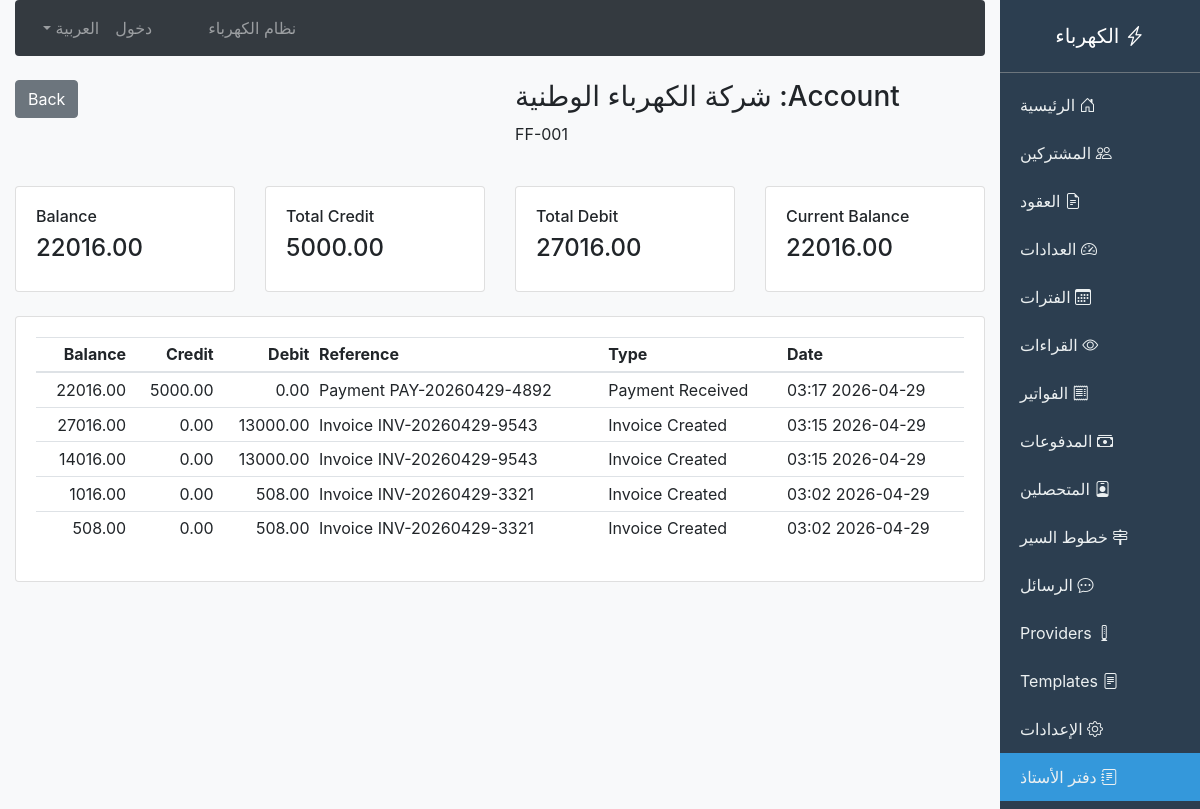
Page /billing/ledger/13/ on the committed database.
### billing/models.py (models this page shows, shortened)
class Customer(models.Model):
    customer_number = models.CharField(max_length=50, unique=True, blank=True, default='')
    full_name_ar = models.CharField(max_length=150)
    full_name_en = models.CharField(max_length=150, blank=True, default='')
    national_id = models.CharField(max_length=50, blank=True, default='')
    mobile_phone = models.CharField(max_length=20, blank=True, default='')
    phone2 = models.CharField(max_length=20, blank=True, default='')
    email = models.EmailField(blank=True, default='')
    address = models.TextField(blank=True, default='')
    city = models.CharField(max_length=50, blank=True, default='')
    is_active = models.BooleanField(default=True)
    registration_date = models.DateField(auto_now_add=True)
    current_balance = models.DecimalField(max_digits=12, decimal_places=2, default=0)
    credit_limit = models.DecimalField(max_digits=12, decimal_places=2, default=0)
    notes = models.TextField(blank=True, default='')
    created_at = models.DateTimeField(auto_now_add=True)

class BalanceLedger(models.Model):
    class TransactionType(models.TextChoices):
        INVOICE_CREATED = 'invoice_created', 'Invoice Created'
        PAYMENT_RECEIVED = 'payment_received', 'Payment Received'
        ADJUSTMENT = 'adjustment', 'Adjustment'
        REFUND = 'refund', 'Refund'
        PENALTY = 'penalty', 'Penalty'
        WRITE_OFF = 'write_off', 'Write Off'
    customer = models.ForeignKey(Customer, on_delete=models.CASCADE, related_name='ledger_entries')
    transaction_type = models.CharField(max_length=20, choices=TransactionType.choices)
    reference_id = models.IntegerField(null=True, blank=True)
    debit = models.DecimalField(max_digits=12, decimal_places=2, default=0)
    credit = models.DecimalField(max_digits=12, decimal_places=2, default=0)
    balance_after = models.DecimalField(max_digits=12, decimal_places=2)
    transaction_date = models.DateTimeField(auto_now_add=True)
    notes = models.TextField(blank=True)
    created_by = models.ForeignKey(User, on_delete=models.SET_NULL, null=True, blank=True)
    class Meta:
        ordering = ['-transaction_date']

### billing/views.py (the view)
# urls.py: path('ledger/<int:pk>/', views.ledger_detail, name='ledger_detail'),
def ledger_detail(request, pk):
    customer = get_object_or_404(Customer, pk=pk)
    ledger = BalanceLedger.objects.filter(customer=customer).order_by('-transaction_date')
    total_debit = ledger.aggregate(Sum('debit'))['debit__sum'] or 0
    total_credit = ledger.aggregate(Sum('credit'))['credit__sum'] or 0
    return render(request, 'billing/ledger_detail.html', {
        'customer': customer,
        'ledger': ledger,
        'total_debit': total_debit,
        'total_credit': total_credit,
    })

### billing/context_processors.py (called while the page is built)
def language_context(request):
    lang = getattr(request, 'session', {}).get('django_language', 'ar')
    if not lang:
        lang = 'ar'
    return {
        'LANGUAGE_CODE': lang,
        'LANGUAGE_NAME': 'العربية' if lang == 'ar' else 'English'
    }

### templates/billing/ledger_detail.html (shortened to what this page needs)
{% extends 'billing/base.html' %}
{% block content %}
<div class="row mb-4">
    <div class="col-md-6">
        <h3>Account: {{ customer.full_name_ar }}</h3>
        <p>{{ customer.customer_number }}</p>
    </div>
    <div class="col-md-6 text-left">
        <a href="{% url 'ledger_list' %}" class="btn btn-secondary">Back</a>
    </div>
</div>
<div class="row mb-4">
    <div class="col-md-3">
        <div class="card">
            <div class="card-body">
                <h6>Current Balance</h6>
                <h4>{{ customer.current_balance|floatformat:2 }}</h4>
            </div>
        </div>
    </div>
    <div class="col-md-3">
        <div class="card">
            <div class="card-body">
                <h6>Total Debit</h6>
                <h4>{{ total_debit|floatformat:2 }}</h4>
            </div>
        </div>
    </div>
    <div class="col-md-3">
        <div class="card">
            <div class="card-body">
                <h6>Total Credit</h6>
                <h4>{{ total_credit|floatformat:2 }}</h4>
            </div>
        </div>
    </div>
    <div class="col-md-3">
        <div class="card">
            <div class="card-body">
                <h6>Balance</h6>
                <h4>{{ customer.current_balance|floatformat:2 }}</h4>
            </div>
        </div>
    </div>
</div>
<div class="card">
    <div class="card-body">
        <table class="table table-sm">
            <thead>
                <tr>
                    <th>Date</th>
                    <th>Type</th>
                    <th>Reference</th>
                    <th class="text-right">Debit</th>
                    <th class="text-right">Credit</th>
                    <th class="text-right">Balance</th>
                </tr>
            </thead>
            <tbody>
                {% for entry in ledger %}
                <tr>
                    <td>{{ entry.transaction_date|date:"Y-m-d H:i" }}</td>
                    <td>{{ entry.get_transaction_type_display }}</td>
                    <td>{{ entry.notes }}</td>
                    <td class="text-right">{{ entry.debit|floatformat:2 }}</td>
                    <td class="text-right">{{ entry.credit|floatformat:2 }}</td>
                    <td class="text-right">{{ entry.balance_after|floatformat:2 }}</td>
                </tr>
                {% empty %}
                <tr><td colspan="6" class="text-center">No transactions</td></tr>
                {% endfor %}
            </tbody>
        </table>
    </div>
</div>
{% endblock %}

### rows in the picture
Customer: full_name_ar "شركة الكهرباء الوطنية", customer_number "FF-001", current_balance "22016.00"
BalanceLedger: transaction_date "2026-04-29 03:17", transaction_type "Payment Received", notes "Payment PAY-20260429-4892", debit "0.00", credit "5000.00", balance_after "22016.00"
BalanceLedger: transaction_date "2026-04-29 03:15", transaction_type "Invoice Created", notes "Invoice INV-20260429-9543", debit "13000.00", credit "0.00", balance_after "27016.00"
BalanceLedger: transaction_date "2026-04-29 03:15", transaction_type "Invoice Created", notes "Invoice INV-20260429-9543", debit "13000.00", credit "0.00", balance_after "14016.00"
BalanceLedger: transaction_date "2026-04-29 03:02", transaction_type "Invoice Created", notes "Invoice INV-20260429-3321", debit "508.00", credit "0.00", balance_after "1016.00"
BalanceLedger: transaction_date "2026-04-29 03:02", transaction_type "Invoice Created", notes "Invoice INV-20260429-3321", debit "508.00", credit "0.00", balance_after "508.00"

### other values in the picture
{{ total_debit|floatformat:2 }} "27016.00"
{{ total_credit|floatformat:2 }} "5000.00"
